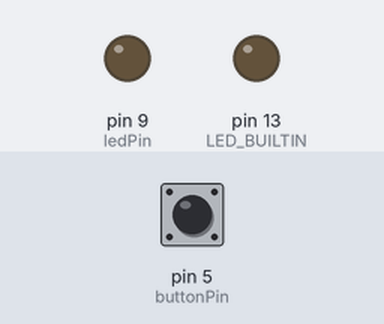
Simulated run of this sketch. Board: Arduino Uno, built with avr-gcc and run on an emulated ATmega328P. Parts: output pins drawn as LEDs (lit = HIGH). Inputs (shaded band) come from the test bench; at power-on: pin 5 (buttonPin) HIGH.

Above: at 1.2 s.
1.3 s: pin 5 (buttonPin) pulled LOW for 1 s
At 1.78 s:
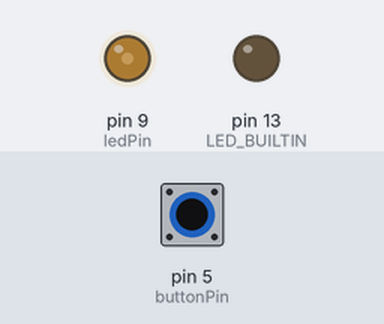
At 2.5 s:
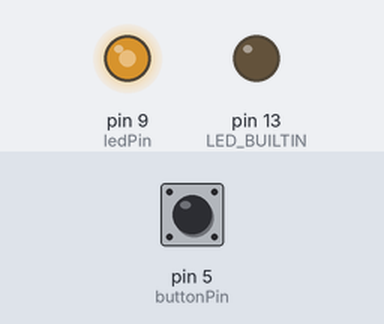
3.8 s: pin 5 (buttonPin) pulled LOW for 3.2 s
8.5 s: pin 5 (buttonPin) pulled LOW for 0.15 s
At 9.6 s:
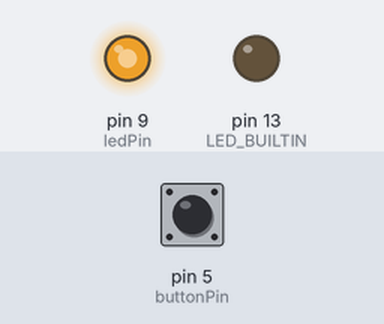
Timing chart, 0 to 11.5 s (numbered marks = the images above; inputs shaded):
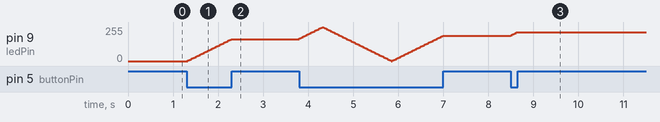

The sketch:

LEDSwitchLDR.ino
```cpp
/*
 Arduino Lilypad Prototype Simple Circuit - 2x White LEDs, LDR Sensor, Button
*/

int ledPin = 9;
int ledBrightness = 0;
int ledFadeAmount = 5;

int ldrPin = A2;
int ldrValue = 0;

int buttonPin = 5;
int buttonValue = 0;


void setup() {
  Serial.begin(9600);

  pinMode(LED_BUILTIN, OUTPUT);

  pinMode(ledPin, OUTPUT);
  pinMode(ldrPin, INPUT);
  pinMode(buttonPin, INPUT);
}

void loop() {

  /*
   * LDR Triggered
  ldrValue = analogRead(ldrPin);

  if ((ldrValue < 200))
  {
    digitalWrite(ledPin, HIGH); // turn on LEDs
    delay(1000);
  }
  digitalWrite(ledPin, LOW); // turn off LEDs
  delay(1000);
  */

  buttonValue = digitalRead(buttonPin);
  if (buttonValue == LOW) // button is on (HIGH) when unpressed
  {
    ledFadeInOut();
  }

}

void ledFadeInOut()
{
  // set the brightness of pin 9:
  analogWrite(ledPin, ledBrightness);

  // change the brightness for next time through the loop:
  ledBrightness = ledBrightness + ledFadeAmount;

  // reverse the direction of the fading at the ends of the fade:
  if (ledBrightness == 0 || ledBrightness == 255) {
    ledFadeAmount =- ledFadeAmount ;
  }
  // wait for 30 milliseconds to see the dimming effect
  delay(30);
}
```

Measured:
- after the input at 1.3 s, pin 9 (ledPin): moves from 0/255 to 165/255 over 0.96 s, starting at once
- after the input at 8.5 s, pin 9 (ledPin): 190/255 → 215/255 at once
